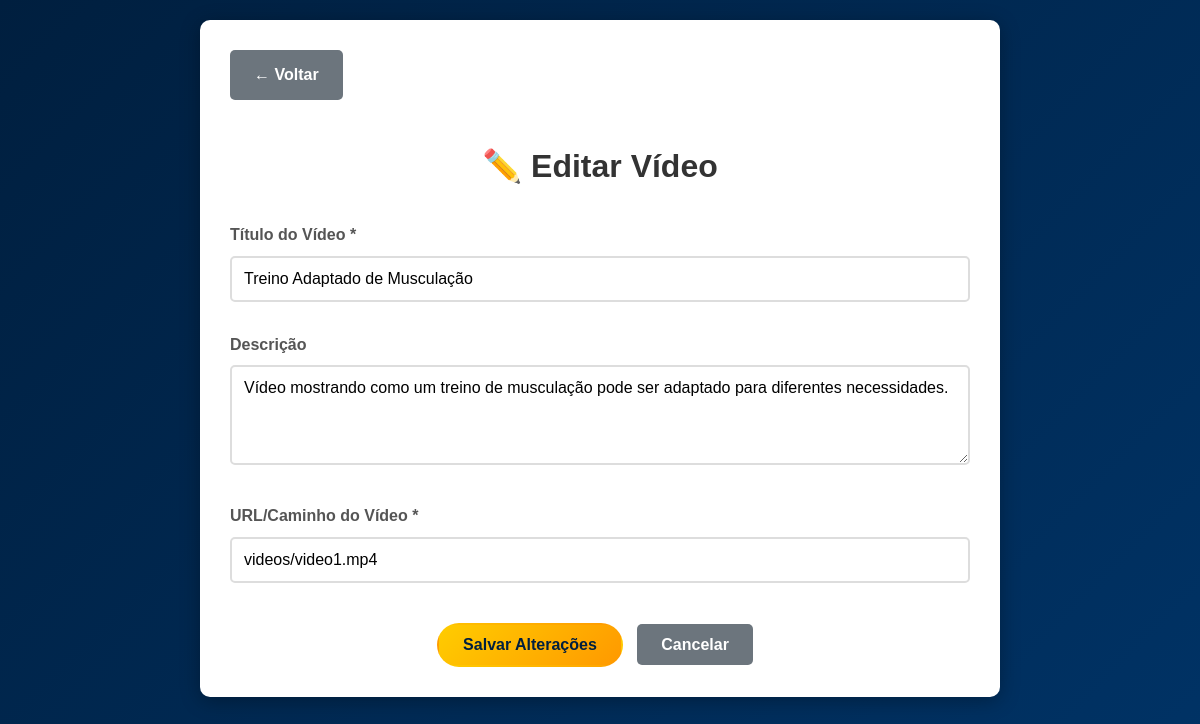
Page /editar_video.php?id=1 (signed in) on the committed database.
### tables this page shows
CREATE TABLE IF NOT EXISTS videos (
  id INT AUTO_INCREMENT PRIMARY KEY,
  titulo VARCHAR(255) NOT NULL,
  descricao TEXT DEFAULT NULL,
  src VARCHAR(255) NOT NULL,
  created_at TIMESTAMP DEFAULT CURRENT_TIMESTAMP
);

### editar_video.php (the view, shortened to what this page needs)
<?php
$conn = getDbConnection();
$id = isset($_GET['id']) ? intval($_GET['id']) : 0;
$stmt = $conn->prepare("SELECT id, titulo, descricao, src FROM videos WHERE id = ?");
$stmt->bind_param("i", $id);
$stmt->execute();
$result = $stmt->get_result();
$video = $result->fetch_assoc();
?>
<!DOCTYPE html>
<html lang="pt-BR">
<head>
    <link rel="stylesheet" href="style.css">
</head>
<body>
    <div class="container">
        <a href="admin_videos.php" class="back-btn">← Voltar</a>
        <h1>✏️ Editar Vídeo</h1>
        <form method="POST">
            <div class="form-group">
                <label for="titulo">Título do Vídeo *</label>
                <input type="text" id="titulo" name="titulo" value="<?php echo htmlspecialchars($video['titulo']); ?>" required>
            </div>
            <div class="form-group">
                <label for="descricao">Descrição</label>
                <textarea id="descricao" name="descricao" rows="4"><?php echo htmlspecialchars($video['descricao'] ?? ''); ?></textarea>
            </div>
            <div class="form-group">
                <label for="src">URL/Caminho do Vídeo *</label>
                <input type="text" id="src" name="src" value="<?php echo htmlspecialchars($video['src']); ?>" required>
            </div>
            <div class="button-group">
                <button type="submit" class="btn btn-primary">Salvar Alterações</button>
                <a href="admin_videos.php" class="btn btn-secondary">Cancelar</a>
            </div>
        </form>
    </div>
</body>
</html>

### style.css (style rules this page uses)
* { box-sizing: border-box; }
html, body { margin: 0; padding: 0; font-family: Arial, sans-serif; }
body { line-height: 1.6; color: #fff; background-color: #001f3f; transition: all 0.3s ease; }
.btn-nav, button[type="submit"] { display: inline-flex; align-items: center; justify-content: center; padding: 10px 24px; min-height: 44px; min-width: 140px; background: linear-gradient(135deg, #ffcc00, #ff9900); color: #001f3f; text-decoration: none; font-weight: bold; border-radius: 999px; border: 2px solid transparent; cursor: pointer; transition: transform 0.2s, box-shadow 0.2s; font-size: 1rem; }
html, body { height: 100%; }
input, textarea, select { width: 100%; padding: 10px; border-radius: 5px; border: 1px solid #ccc; margin-bottom: 10px; font-size: 1rem; }

### editar_video.php (style rules this page uses)
body { font-family: 'Lexend', sans-serif; background: linear-gradient(135deg, #001f3f, #003366); min-height: 100vh; padding: 20px; }
.container { max-width: 800px; margin: 0 auto; background: white; border-radius: 10px; padding: 30px; box-shadow: 0 4px 20px rgba(0,0,0,0.3); }
h1 { color: #333; text-align: center; margin-bottom: 30px; }
.form-group { margin-bottom: 20px; }
.form-group label { display: block; margin-bottom: 8px; color: #555; font-weight: bold; }
.form-group input, .form-group textarea { width: 100%; padding: 12px; border: 2px solid #ddd; border-radius: 5px; font-size: 1rem; box-sizing: border-box; font-family: 'Lexend', sans-serif; }
.btn { padding: 12px 24px; border: none; border-radius: 5px; font-weight: bold; cursor: pointer; font-size: 1rem; transition: 0.3s; margin-right: 10px; }
.btn-primary { background: #ec1313; color: white; }
.btn-secondary { background: #6c757d; color: white; text-decoration: none; }
.button-group { text-align: center; margin-top: 30px; }
.back-btn { display: inline-block; padding: 12px 24px; background: #6c757d; color: white; text-decoration: none; border-radius: 5px; font-weight: bold; margin-bottom: 20px; }

### rows in the picture
videos: titulo "Treino Adaptado de Musculação", descricao "Vídeo mostrando como um treino de musculação pode ser adaptado para diferentes necessidades.", src "videos/video1.mp4"
